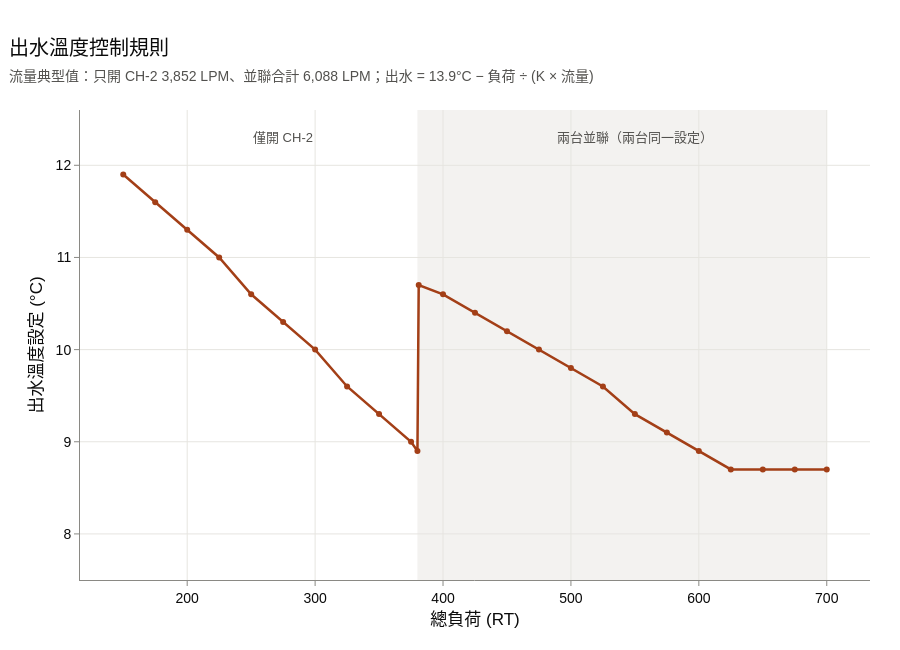

The notebook cell saved with this chart:
### Markdown cell above
## 5. 控制規則

依預測負荷決定開機台數與出水設定：

- **總負荷 ≤ 380 RT：僅開 CH-2**，出水依第 3 節規則
- **總負荷 > 380 RT：兩台並聯**，兩台設同一出水，用同一條規則，流量改用兩台合計（約 628 RT 以上為下限 8.7°C）
- 流量：用穩定運轉時的典型值（只開 CH-2 約 3,852 LPM、並聯合計約 6,088 LPM）；上線時依最近 14 天監控資料自動更新

### Code cell
# 控制規則：各總負荷下的運轉方式與出水設定（並聯時兩台同一設定）
LOADS = np.r_[
    np.arange(150.0, 701, 25), rules.PARALLEL_ABOVE, rules.PARALLEL_ABOVE + 1
].astype(float)
LOADS.sort()
rule_table = rules.control_rule(LOADS, FLOWS).set_index("全館負荷 RT")

fig = go.Figure(
    go.Scatter(
        x=LOADS,
        y=rule_table["出水設定 °C"],
        mode="lines+markers",
        name="出水設定",
        line=dict(color="#a33f17", width=2.5),
        marker=dict(size=6),
        customdata=rule_table["建議方案"],
        hovertemplate=(
            "總負荷 %{x:.0f} RT｜%{customdata}｜出水 %{y:.1f}°C<extra></extra>"
        ),
    )
)
# 並聯區
fig.add_vrect(
    x0=rules.PARALLEL_ABOVE,
    x1=LOADS.max(),
    fillcolor="#e8e6e1",
    opacity=0.5,
    line_width=0,
    layer="below",
)
for note_x, text in [(275, "僅開 CH-2"), (550, "兩台並聯（兩台同一設定）")]:
    fig.add_annotation(
        x=note_x,
        y=12.3,
        text=text,
        showarrow=False,
        font=dict(size=13, color="#52514e"),
    )
fig.update_xaxes(title_text="總負荷 (RT)")
fig.update_yaxes(title_text="出水溫度設定 (°C)", range=[7.5, 12.6])
fig.update_layout(showlegend=False)
show(
    fig,
    "出水溫度控制規則",
    f"流量典型值：只開 CH-2 {FLOWS['single']:,.0f} LPM、"
    f"並聯合計 {FLOWS['parallel']:,.0f} LPM；"
    f"出水 = {rules.T_RETURN}°C − 負荷 ÷ (K × 流量)",
    height=650,
)

### Figure 1 — Plotly figure (JSON) as saved in the notebook; plotly's stock layout.template omitted (floating-point values rounded to 4 significant figures)
{"data": [{"customdata": ["CH-2", "CH-2", "CH-2", "CH-2", "CH-2", "CH-2", "CH-2", "CH-2", "CH-2", "CH-2", "CH-2", "CH-1 + CH-2", "CH-1 + CH-2", "CH-1 + CH-2", "CH-1 + CH-2", "CH-1 + CH-2", "CH-1 + CH-2", "CH-1 + CH-2", "CH-1 + CH-2", "CH-1 + CH-2", "CH-1 + CH-2", "CH-1 + CH-2", "CH-1 + CH-2", "CH-1 + CH-2", "CH-1 + CH-2"], "hovertemplate": "總負荷 %{x:.0f} RT｜%{customdata}｜出水 %{y:.1f}°C<extra></extra>", "line": {"color": "#a33f17", "width": 2.5}, "marker": {"size": 6}, "mode": "lines+markers", "name": "出水設定", "type": "scatter", "x": [150.0, 175.0, 200.0, 225.0, 250.0, 275.0, 300.0, 325.0, 350.0, 375.0, 380.0, 381.0, 400.0, 425.0, 450.0, 475.0, 500.0, 525.0, 550.0, 575.0, 600.0, 625.0, 650.0, 675.0, 700.0], "y": [11.9, 11.6, 11.3, 11.0, 10.6, 10.3, 10.0, 9.6, 9.3, 9.0, 8.9, 10.7, 10.6, 10.4, 10.2, 10.0, 9.8, 9.6, 9.3, 9.1, 8.9, 8.7, 8.7, 8.7, 8.7]}], "layout": {"annotations": [{"font": {"color": "#52514e", "size": 13}, "showarrow": false, "text": "僅開 CH-2", "x": 275, "y": 12.3}, {"font": {"color": "#52514e", "size": 13}, "showarrow": false, "text": "兩台並聯（兩台同一設定）", "x": 550, "y": 12.3}], "height": 650, "shapes": [{"fillcolor": "#e8e6e1", "layer": "below", "line": {"width": 0}, "opacity": 0.5, "type": "rect", "x0": 380, "x1": 700.0, "xref": "x", "y0": 0, "y1": 1, "yref": "y domain"}], "showlegend": false, "title": {"subtitle": {"text": "流量典型值：只開 CH-2 3,852 LPM、並聯合計 6,088 LPM；出水 = 13.9°C − 負荷 ÷ (K × 流量)"}, "text": "出水溫度控制規則"}, "xaxis": {"title": {"text": "總負荷 (RT)"}}, "yaxis": {"range": [7.5, 12.6], "title": {"text": "出水溫度設定 (°C)"}}}}
